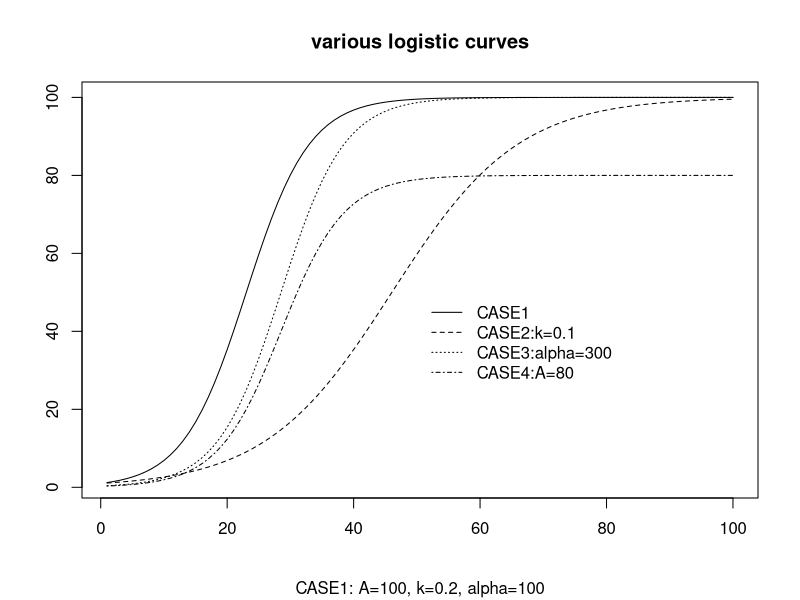

R code for this plot:
# ロジスティク曲線を描く
time <- 1:100
# CASE 1
A1 <- 100; k1 <- 0.2; alpha1 <- 100
y1 <- A1/(1+alpha1*exp(-1*k1*time))
# CASE 2
k2 <- 0.1
y2 <- A1/(1+alpha1*exp(-1*k2*time))
# CASE 3
alpha1 <- 300
y3 <- A1/(1+alpha1*exp(-1*k1*time))
# CASE 4
A2 <- 80
y4 <- A2/(1+alpha1*exp(-1*k1*time))
# draw graphs
ttl <- "various logistic curves"
sb <- "CASE1: A=100, k=0.2, alpha=100"
plot(y1, type="l", xlab="", ylab="", main=ttl, sub=sb)
lines(y2, type="l", lty=2)
lines(y3, type="l", lty=3)
lines(y4, type="l", lty=4)
hanrei <- c("CASE1", "CASE2:k=0.1", "CASE3:alpha=300", "CASE4:A=80")
legend(50, 50, legend=hanrei, lty=c(1, 2, 3, 4), box.lty=0)


